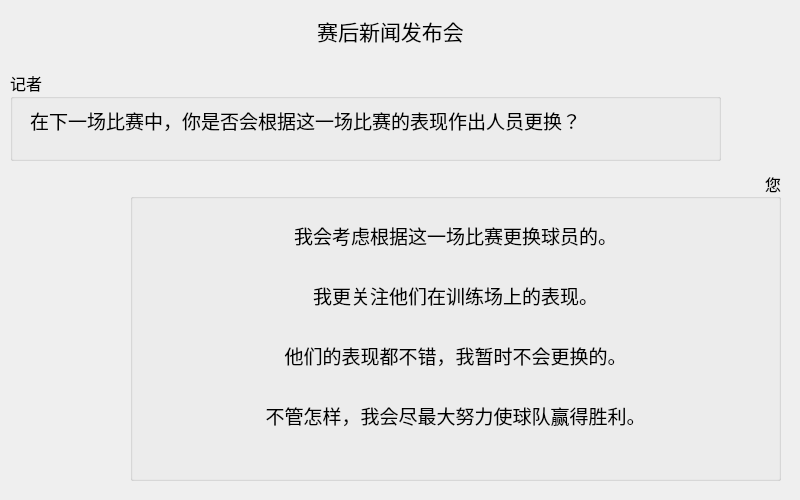
<?xml version="1.0" encoding="UTF-8"?>
<ui version="4.0">
 <class>afterGameFailDialog_3</class>
 <widget class="QDialog" name="afterGameFailDialog_3">
  <property name="geometry">
   <rect>
    <x>0</x>
    <y>0</y>
    <width>800</width>
    <height>500</height>
   </rect>
  </property>
  <property name="windowTitle">
   <string>Dialog</string>
  </property>
  <widget class="QLabel" name="label">
   <property name="geometry">
    <rect>
     <x>180</x>
     <y>10</y>
     <width>421</width>
     <height>41</height>
    </rect>
   </property>
   <property name="font">
    <font>
     <family>等线</family>
     <pointsize>16</pointsize>
    </font>
   </property>
   <property name="text">
    <string>赛后新闻发布会</string>
   </property>
   <property name="alignment">
    <set>Qt::AlignCenter</set>
   </property>
  </widget>
  <widget class="QGroupBox" name="groupBox">
   <property name="geometry">
    <rect>
     <x>10</x>
     <y>70</y>
     <width>711</width>
     <height>91</height>
    </rect>
   </property>
   <property name="font">
    <font>
     <family>等线</family>
     <pointsize>12</pointsize>
    </font>
   </property>
   <property name="title">
    <string>记者</string>
   </property>
   <widget class="QLabel" name="label_2">
    <property name="geometry">
     <rect>
      <x>20</x>
      <y>30</y>
      <width>691</width>
      <height>41</height>
     </rect>
    </property>
    <property name="font">
     <font>
      <family>楷体</family>
      <pointsize>14</pointsize>
     </font>
    </property>
    <property name="text">
     <string>在下一场比赛中，你是否会根据这一场比赛的表现作出人员更换？</string>
    </property>
   </widget>
  </widget>
  <widget class="QGroupBox" name="groupBox_2">
   <property name="geometry">
    <rect>
     <x>130</x>
     <y>170</y>
     <width>651</width>
     <height>311</height>
    </rect>
   </property>
   <property name="font">
    <font>
     <family>等线</family>
     <pointsize>12</pointsize>
    </font>
   </property>
   <property name="title">
    <string>您</string>
   </property>
   <property name="alignment">
    <set>Qt::AlignRight|Qt::AlignTrailing|Qt::AlignVCenter</set>
   </property>
   <widget class="QToolButton" name="toolButton">
    <property name="geometry">
     <rect>
      <x>50</x>
      <y>40</y>
      <width>551</width>
      <height>51</height>
     </rect>
    </property>
    <property name="font">
     <font>
      <family>楷体</family>
      <pointsize>14</pointsize>
     </font>
    </property>
    <property name="text">
     <string>我会考虑根据这一场比赛更换球员的。</string>
    </property>
    <property name="autoRaise">
     <bool>true</bool>
    </property>
   </widget>
   <widget class="QToolButton" name="toolButton_2">
    <property name="geometry">
     <rect>
      <x>50</x>
      <y>100</y>
      <width>551</width>
      <height>51</height>
     </rect>
    </property>
    <property name="font">
     <font>
      <family>楷体</family>
      <pointsize>14</pointsize>
     </font>
    </property>
    <property name="text">
     <string>我更关注他们在训练场上的表现。</string>
    </property>
    <property name="autoRaise">
     <bool>true</bool>
    </property>
   </widget>
   <widget class="QToolButton" name="toolButton_3">
    <property name="geometry">
     <rect>
      <x>50</x>
      <y>160</y>
      <width>551</width>
      <height>51</height>
     </rect>
    </property>
    <property name="font">
     <font>
      <family>楷体</family>
      <pointsize>14</pointsize>
     </font>
    </property>
    <property name="text">
     <string>他们的表现都不错，我暂时不会更换的。</string>
    </property>
    <property name="autoRaise">
     <bool>true</bool>
    </property>
   </widget>
   <widget class="QToolButton" name="toolButton_4">
    <property name="geometry">
     <rect>
      <x>50</x>
      <y>220</y>
      <width>551</width>
      <height>51</height>
     </rect>
    </property>
    <property name="font">
     <font>
      <family>楷体</family>
      <pointsize>14</pointsize>
     </font>
    </property>
    <property name="text">
     <string>不管怎样，我会尽最大努力使球队赢得胜利。</string>
    </property>
    <property name="autoRaise">
     <bool>true</bool>
    </property>
   </widget>
  </widget>
 </widget>
 <resources/>
 <connections/>
</ui>
